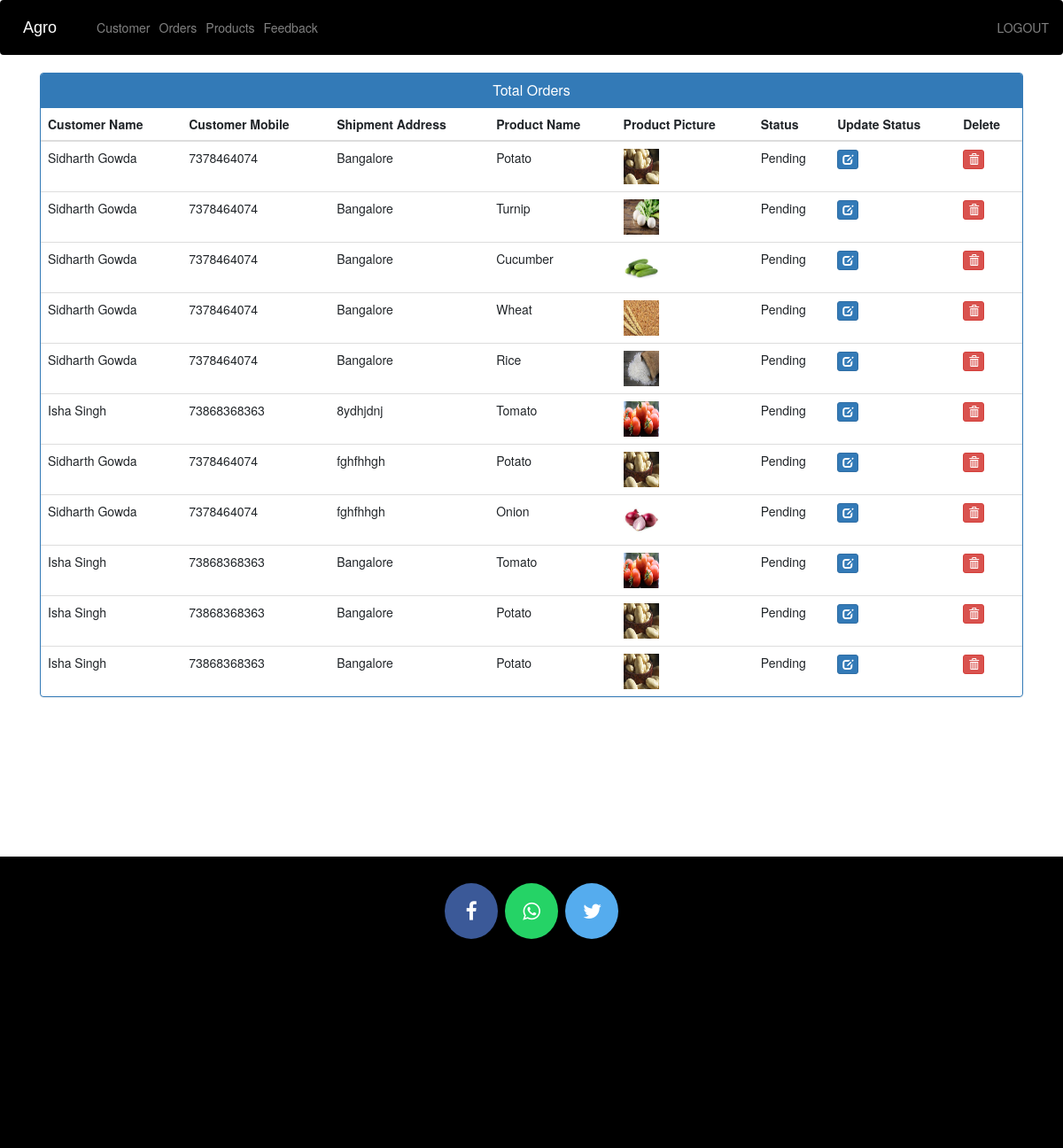
Screenshot of /admin-view-booking (signed in) with the database file from the repository.
### agroapp/models.py (models this page shows, shortened)
class Customer(models.Model):
    user=models.OneToOneField(User,on_delete=models.CASCADE)
    profile_pic= models.ImageField(upload_to='profile_pic/CustomerProfilePic/',null=True,blank=True)
    address = models.CharField(max_length=40)
    mobile = models.CharField(max_length=20,null=False)
    @property
    def get_name(self):
        return self.user.first_name+" "+self.user.last_name

class Orders(models.Model):
    STATUS =(
        ('Pending','Pending'),
        ('Order Confirmed','Order Confirmed'),
        ('Out for Delivery','Out for Delivery'),
        ('Delivered','Delivered'),
    )
    customer=models.ForeignKey('Customer', on_delete=models.CASCADE,null=True)
    product=models.ForeignKey('Product',on_delete=models.CASCADE,null=True)
    email = models.CharField(max_length=50,null=True)
    address = models.CharField(max_length=500,null=True)
    mobile = models.CharField(max_length=20,null=True)
    order_date= models.DateField(auto_now_add=True,null=True)
    status=models.CharField(max_length=50,null=True,choices=STATUS)

class Product(models.Model):
    name=models.CharField(max_length=40)
    product_image= models.ImageField(upload_to='product_image/',null=True,blank=True)
    price = models.PositiveIntegerField()
    description=models.CharField(max_length=40)

### agroapp/views.py (the view)
# urls.py: path('admin-view-booking', views.admin_view_booking_view,name='admin-view-booking'),
@login_required(login_url='adminlogin')
def admin_view_booking_view(request):
    orders=models.Orders.objects.all()
    ordered_products=[]
    ordered_bys=[]
    for order in orders:
        ordered_product=models.Product.objects.all().filter(id=order.product.id)
        ordered_by=models.Customer.objects.all().filter(id = order.customer.id)
        ordered_products.append(ordered_product)
        ordered_bys.append(ordered_by)
    return render(request,'ecom/admin_view_booking.html',{'data':zip(ordered_products,ordered_bys,orders)})

### templates/ecom/admin_view_booking.html (shortened to what this page needs)
{% extends 'ecom/admin_base.html' %}
{% load static %}
{% block content %}
<head>
  <link href="//netdna.bootstrapcdn.com/bootstrap/3.0.0/css/bootstrap.min.css" rel="stylesheet" id="bootstrap-css">
</head>
<div class="container">
  <div class="panel panel-primary">
    <div class="panel-heading">
      <h6 class="panel-title">Total Orders</h6>
    </div>
    <table class="table table-hover" id="dev-table">
      <thead>
        <tr>
          <th>Customer Name</th>
          <th>Customer Mobile</th>
          <th>Shipment Address</th>
          <th>Product Name</th>
          <th>Product Picture</th>
          <th>Status</th>
          <th>Update Status</th>
          <th>Delete</th>
        </tr>
      </thead>
      {% for product,customer,order in data %}
      <tr>
        {% for c in customer %}
        <td> {{c.get_name}}</td>
        <td>{{c.mobile}}</td>
        <td>{{order.address}}</td>
        {% endfor %}
        {% for p in product %}
        <td> {{p.name}}</td>
        <td> <img src="{% static p.product_image.url %}" alt="Profile Pic" height="40px" width="40px" /></td>
        <td>{{order.status}}</td>
        <td><a class="btn btn-primary btn-xs" href="{% url 'update-order' order.id  %}"><span class="glyphicon glyphicon-edit"></span></a></td>
        <td><a class="btn btn-danger btn-xs" href="{% url 'delete-order' order.id  %}"><span class="glyphicon glyphicon-trash"></span></a></td>
        {% endfor %}
      </tr>
      {% endfor %}
    </table>
  </div>
</div>
{% endblock content %}

### templates/ecom/admin_view_booking.html (style rules this page uses)
a:link { text-decoration: none; }
h6 { text-align: center; }

### rows the page displays
Orders: address "Bangalore", status "Pending"
Customer: get_name "Sidharth Gowda", mobile "7378464074"
Product: name "Potato", product_image (picture)
Orders: address "Bangalore", status "Pending"
Product: name "Turnip", product_image (picture)
Orders: address "Bangalore", status "Pending"
Product: name "Cucumber", product_image (picture)
Orders: address "Bangalore", status "Pending"
Product: name "Wheat", product_image (picture)
Orders: address "Bangalore", status "Pending"
Product: name "Rice", product_image (picture)
Orders: address "8ydhjdnj", status "Pending"
Customer: get_name "Isha Singh", mobile "73868368363"
Product: name "Tomato", product_image (picture)
Orders: address "fghfhhgh", status "Pending"
Orders: address "fghfhhgh", status "Pending"
Product: name "Onion", product_image (picture)
Orders: address "Bangalore", status "Pending"
Orders: address "Bangalore", status "Pending"
Orders: address "Bangalore", status "Pending"
